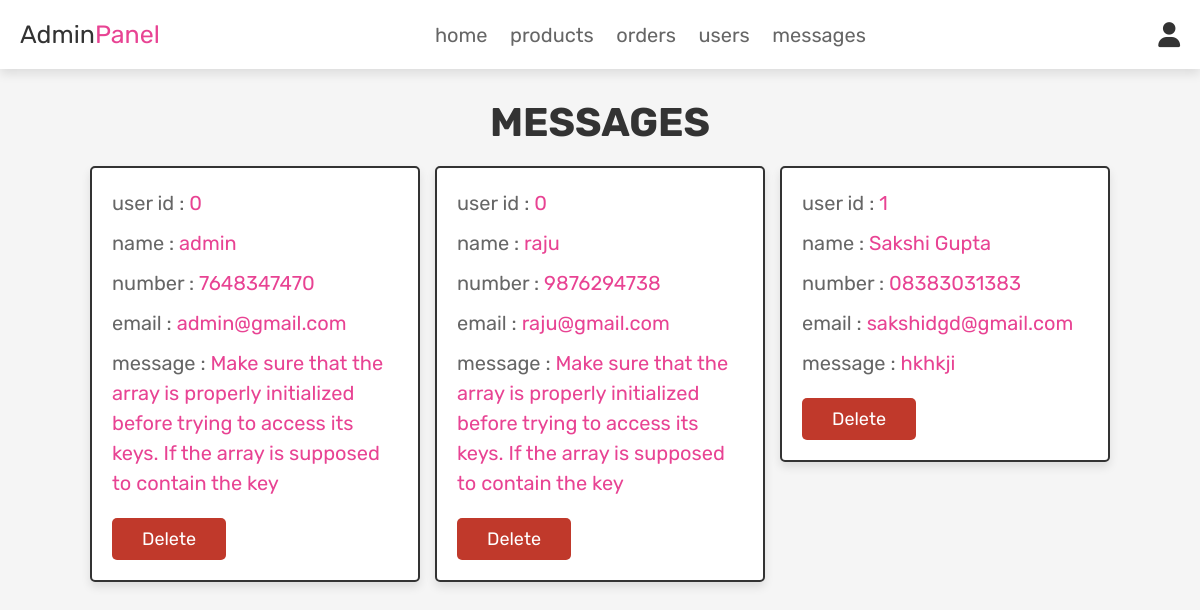
/admin_contacts.php (signed in), run on the app's committed database.
### tables this page shows
CREATE TABLE `message` (
  `id` int(100) NOT NULL,
  `user_id` int(100) NOT NULL,
  `name` varchar(100) NOT NULL,
  `email` varchar(100) NOT NULL,
  `number` varchar(12) NOT NULL,
  `message` varchar(500) NOT NULL
);

### admin_contacts.php (the view, shortened to what this page needs)
<?php
@include 'config.php';
?>
<!DOCTYPE html>
<html lang="en">
<head>
   <link rel="stylesheet" href="https://cdnjs.cloudflare.com/ajax/libs/font-awesome/6.0.0/css/all.min.css">
   <link rel="stylesheet" href="css/admin_style.css">
</head>
<body>
<?php @include 'admin_header.php'; ?>
<section class="messages">
   <h1 class="title">messages</h1>
   <div class="box-container">
      <?php
       $select_message = mysqli_query($conn, "SELECT * FROM `message`") or die('query failed');
       if(mysqli_num_rows($select_message) > 0){
          while($fetch_message = mysqli_fetch_assoc($select_message)){
      ?>
      <div class="box">
         <p>user id : <span><?php echo $fetch_message['user_id']; ?></span> </p>
         <p>name : <span><?php echo $fetch_message['name']; ?></span> </p>
         <p>number : <span><?php echo $fetch_message['number']; ?></span> </p>
         <p>email : <span><?php echo $fetch_message['email']; ?></span> </p>
         <p>message : <span><?php echo $fetch_message['message']; ?></span> </p>
         <a href="admin_contacts.php?delete=<?php echo $fetch_message['id']; ?>" onclick="return confirm('delete this message?');" class="delete-btn">delete</a>
      </div>
      <?php
         }
      }else{
         echo '<p class="empty">you have no messages!</p>';
      }
      ?>
   </div>
</section>
</body>
</html>

### css/admin_style.css (style rules this page uses)
:root { --pink:#e84393; --red:#c0392b; --orange:#f39c12; --black:#333; --white:#fff; --light-color:#666; --light-white:#ccc; --light-bg:#f5f5f5; --border:.2rem solid var(--black); --box-shadow:0 .5rem 1rem rgba(0,0,0,.1); }
* { font-family: 'Rubik', sans-serif; margin:0; padding:0; box-sizing: border-box; outline: none; border:none; text-decoration: none; transition:all .2s linear; }
html { font-size: 62.5%; overflow-x: hidden; scroll-behavior: smooth; scroll-padding-top: 6.5rem; }
body { background: var(--light-bg); }
section { padding:3rem 2rem; }
.title { text-align: center; margin-bottom: 2rem; color:var(--black); text-transform: uppercase; font-size: 4rem; }
.btn, .delete-btn, .option-btn { display: inline-block; border-radius: .5rem; margin-top: 1rem; font-size: 1.8rem; color:var(--white); cursor: pointer; padding:1rem 3rem; text-transform: capitalize; }
.delete-btn { background-color: var(--red); }
.messages .box-container { display: grid; grid-template-columns: repeat(auto-fit, 33rem); gap:1.5rem; align-items: flex-start; max-width: 1200px; margin: 0 auto; justify-content: center; }
.messages .box-container .box { padding:2rem; border:var(--border); background-color: var(--white); box-shadow: var(--box-shadow); border-radius: .5rem; }
.messages .box-container .box p { font-size: 2rem; color:var(--light-color); margin-bottom: 1rem; line-height: 1.5; }
.messages .box-container .box p span { color:var(--pink); }

### data on the page
message: user "0", name "admin", number "7648347470", email "admin@gmail.com", message "Make sure that the array is properly initialized before trying to access its keys. If the array is supposed to contain the key"
message: user "0", name "raju", number "9876294738", email "raju@gmail.com", message "Make sure that the array is properly initialized before trying to access its keys. If the array is supposed to contain the key"
message: user "1", name "Sakshi Gupta", number "08383031383", email "sakshidgd@gmail.com", message "hkhkji"
